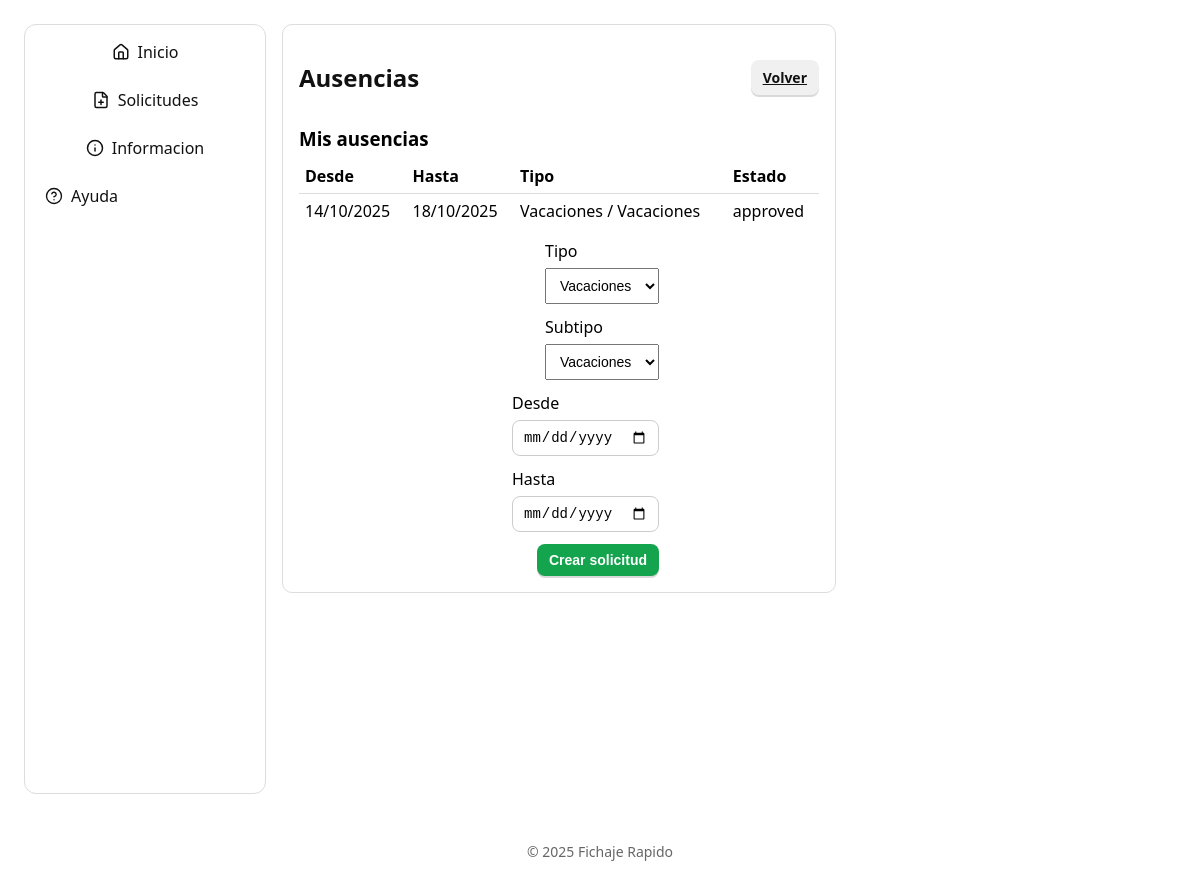
Page /absences (signed in) on the earlier database version.
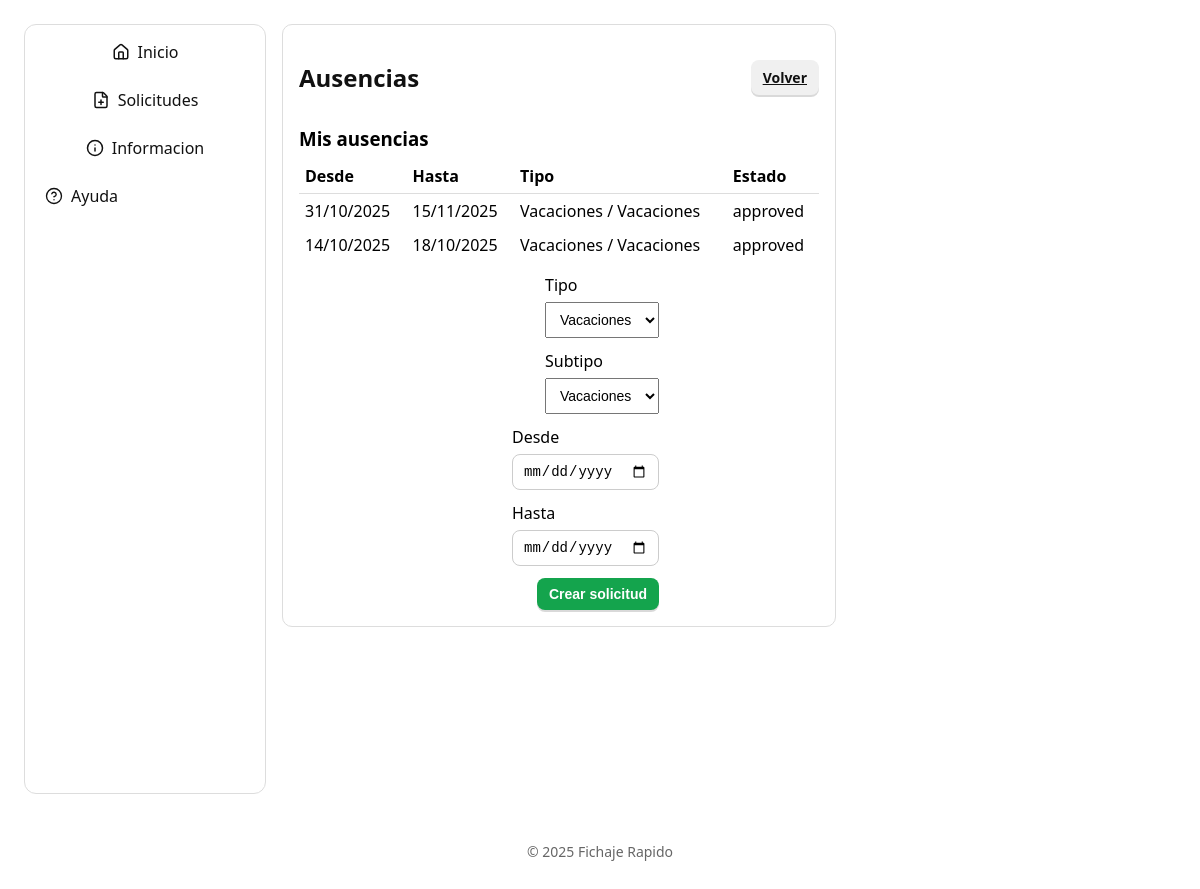
Same page on the later database version.
### models.py (models this page shows)
class Base(DeclarativeBase):
    pass

class Absence(Base):
    __tablename__ = "absences"
    id = Column(Integer, primary_key=True)
    user_id = Column(Integer, ForeignKey("users.id"), nullable=False)
    date_from = Column(DateTime(timezone=True), nullable=False)
    date_to = Column(DateTime(timezone=True), nullable=False)
    type = Column(String(50), nullable=False)
    subtype = Column(String(50))
    status = Column(Enum(EntryStatus), default=EntryStatus.pending, nullable=False)
    created_at = Column(DateTime(timezone=True), default=lambda: datetime.now(timezone.utc))
    user = relationship("User")

### app.py (the view, shortened to what this page needs)
@app.route("/absences", methods=["GET"])
@login_required
def absences_page():
    db = SessionLocal()
    try:
        mine = db.execute(select(Absence).where(Absence.user_id == current_user.id).order_by(Absence.date_from.desc())).scalars().all()
        pending_for_me = []
        return render_template("absences.html", mine=mine, pending=pending_for_me)
    finally:
        db.close()

### app.py (called while the page is built)
@app.context_processor
def inject_template_globals():
    return {
        "current_year": datetime.now(TZ).year,
        "owner_name": os.environ.get("OWNER_NAME", "Fichaje Rapido"),
        "TZ": TZ,
    }

@login_manager.user_loader
def load_user(user_id):
    db = SessionLocal()
    try:
        return db.get(User, int(user_id))
    finally:
        db.close()

### templates/absences.html (shortened to what this page needs)
{% extends "base.html" %}
{% block content %}
<div class="card">
  <div class="header">
    <h2>Ausencias</h2>
    <a class="btn btn-small" href="{{ url_for('requests_page') }}">Volver</a>
  </div>
  <div class="row">
    <h3 class="section-title">Mis ausencias</h3>
    <div style="overflow:auto">
      <table style="width:100%;border-collapse:collapse">
        <thead>
          <tr>
            <th style="text-align:left;border-bottom:1px solid #ddd;padding:6px;">Desde</th>
            <th style="text-align:left;border-bottom:1px solid #ddd;padding:6px;">Hasta</th>
            <th style="text-align:left;border-bottom:1px solid #ddd;padding:6px;">Tipo</th>
            <th style="text-align:left;border-bottom:1px solid #ddd;padding:6px;">Estado</th>
          </tr>
        </thead>
        <tbody>
          {% for a in mine %}
          <tr>
            <td style="padding:6px;">{{ a.date_from.astimezone(TZ).strftime('%d/%m/%Y') if a.date_from.tzinfo else a.date_from.strftime('%d/%m/%Y') }}</td>
            <td style="padding:6px;">{{ a.date_to.astimezone(TZ).strftime('%d/%m/%Y') if a.date_to.tzinfo else a.date_to.strftime('%d/%m/%Y') }}</td>
            <td style="padding:6px;">{{ a.type|capitalize }}{% if a.subtype %} / {{ a.subtype|capitalize }}{% endif %}</td>
            <td style="padding:6px;">{{ a.status.value }}</td>
          </tr>
          {% else %}
          <tr><td colspan="4" class="muted" style="padding:8px;">Sin ausencias.</td></tr>
          {% endfor %}
        </tbody>
      </table>
    </div>
  </div>
  <div class="row">
    <form action="{{ url_for('absences_create') }}" method="post" class="inline" style="flex-wrap:wrap;gap:12px;align-items:flex-end;">
      <div style="display:flex;flex-direction:column;gap:6px">
        <label>Tipo</label>
        <select name="type" class="input-sm">
          <option value="vacaciones">Vacaciones</option>
        </select>
      </div>
      <div style="display:flex;flex-direction:column;gap:6px">
        <label>Subtipo</label>
        <select name="subtype" class="input-sm">
          <option value="vacaciones">Vacaciones</option>
        </select>
      </div>
      <div style="display:flex;flex-direction:column;gap:6px">
        <label>Desde</label>
        <input type="date" name="from" class="input-sm" required>
      </div>
      <div style="display:flex;flex-direction:column;gap:6px">
        <label>Hasta</label>
        <input type="date" name="to" class="input-sm" required>
      </div>
      <button class="btn btn-green btn-small" type="submit">Crear solicitud</button>
    </form>
  </div>
</div>
{% endblock %}

### templates/base.html (shortened to what this page needs)
<!doctype html>
<html lang="es">
<head>
</head>
<body>
  <div class="layout">
    {% if current_user.is_authenticated %}
    <nav class="nav" data-nav>
      <a href="{{ url_for('index') }}"><i data-lucide="home" class="icon"></i> Inicio</a>
      <a href="{{ url_for('requests_page') }}"><i data-lucide="file-plus" class="icon"></i> Solicitudes</a>
      <a href="{{ url_for('info_page') }}"><i data-lucide="info" class="icon"></i> Informacion</a>
      <button type="button" data-help-button>
        <span class="icon" aria-hidden="true">
          <svg viewBox="0 0 24 24" fill="none" stroke="currentColor" stroke-width="1.8" stroke-linecap="round" stroke-linejoin="round" width="18" height="18">
            <path d="M12 22c5.523 0 10-4.477 10-10S17.523 2 12 2 2 6.477 2 12s4.477 10 10 10Z" />
            <path d="M9.09 9a3 3 0 0 1 5.83 1c0 2-3 3-3 3" />
            <path d="M12 17h.01" />
          </svg>
        </span>
        Ayuda
      </button>
    </nav>
    {% endif %}
    <main class="main">
      {% block content %}{% endblock %}
    </main>
  </div>
  <footer class="footer">
    &copy; {{ current_year }} {{ owner_name }}
  </footer>
</body>
</html>

### templates/base.html (style rules this page uses)
body { font-family:system-ui,Arial;margin:24px }
.card { border:1px solid #ddd;border-radius:10px;padding:16px;max-width:520px }
.btn { display:inline-flex;align-items:center;gap:10px;padding:14px 20px;border-radius:14px;border:none;background:#f0f0f0;color:#111;cursor:pointer;font-weight:600;transition:transform .02s ease, box-shadow .2s ease, background-color .15s ease, filter .15s ease;box-shadow:0 2px 0 rgba(0,0,0,.15) }
.btn-green { background:#14a44d;color:#fff }
.btn-small { padding:8px 12px;border-radius:8px;font-size:14px }
.row { margin-top:12px }
.header { display:flex;align-items:center;justify-content:space-between }
.section-title { font-weight:700;margin:8px 0 }
.layout { display:flex;gap:16px;flex-direction:column }
.nav { display:flex;gap:10px;align-items:center;background:#fff;border:1px solid #ddd;border-radius:12px;padding:8px 10px;position:sticky;top:12px;z-index:5;overflow-x:auto;flex-wrap:nowrap }
.nav a,.nav button { display:flex;align-items:center;gap:8px;padding:8px 10px;border-radius:8px;color:#111;text-decoration:none;font:inherit;background:none;border:none;cursor:pointer;white-space:nowrap;flex:0 0 auto }
.nav button { width:auto;text-align:left }
.nav .icon { width:18px;height:18px;display:inline-flex;align-items:center;justify-content:center;flex-shrink:0 }
.main { flex:1 }
.footer { margin-top:32px;padding:16px 0;color:#666;text-align:center;font-size:14px }
@media (min-width: 900px) { .layout { align-items:flex-start;flex-direction:row } }
@media (min-width: 900px) { .nav { flex-direction:column;width:220px;height:calc(100vh - 48px);top:24px;overflow-x:visible } }
@media (min-width: 900px) { .nav button { width:100% } }
@media (min-width: 900px) { .main { flex:1 } }
.header h2 { color:#111 }
form { display:flex;flex-direction:column;gap:10px;max-width:360px }
input { padding:10px;border:1px solid #ccc;border-radius:8px }
.inline { display:flex;gap:8px;align-items:center }
.input-sm { padding:8px 10px;font-size:14px }

Differences in the rows shown:
added Absence: date_from.astimezone "31/10/2025", date_to.astimezone "15/11/2025", type "Vacaciones", subtype "Vacaciones", status.value "approved"
